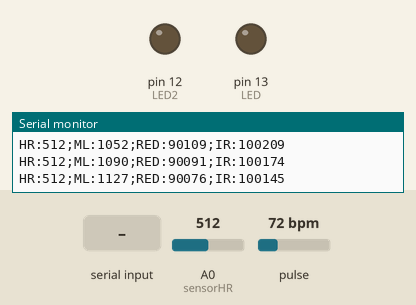
Recording of a sketch running on a simulated Arduino Uno, built with avr-gcc and run on an emulated ATmega328P. Shown: output pins drawn as LEDs (lit = HIGH), the last lines printed to the serial monitor. The test bench sets the inputs (shaded band); at power-on: A0 (sensorHR) = 512, pulse 72 bpm.

Above: at 1.2 s.
1.3 s: "30,150\n" received over Serial
At 2.1 s:
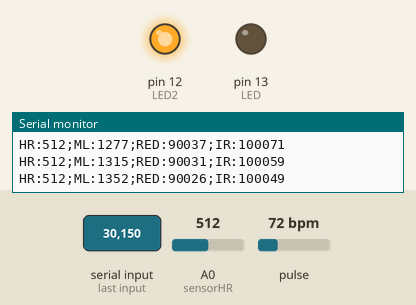
At 3.2 s:
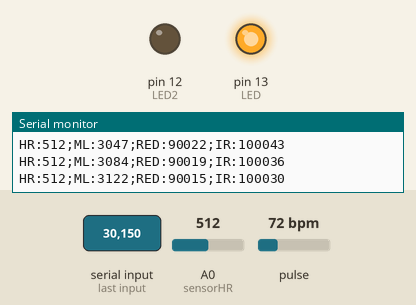
3.8 s: A0 (sensorHR) set to 11
5.3 s: A0 (sensorHR) set to 8
8.3 s: "90,45\n" received over Serial
At 9.3 s:
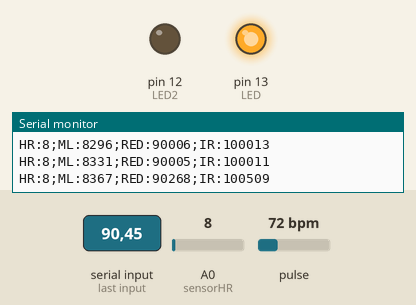
Timing chart, 0 to 11.3 s (numbered marks = the images above; inputs shaded):
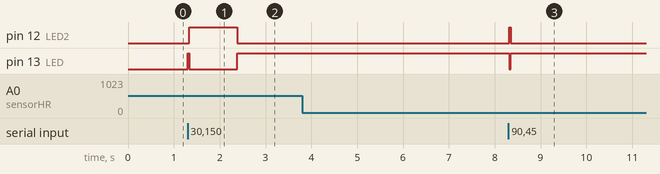

Measured:
- after the input at 1.3 s, pin 12 (LED2): LOW → HIGH at once, → LOW 1.0 s later; pin 13 (LED): LOW → HIGH at once, → LOW 0.04 s later, → HIGH 1.0 s later
- after the input at 8.3 s, pin 12 (LED2): LOW → HIGH at once, → LOW 0.04 s later; pin 13 (LED): HIGH → LOW at once, → HIGH 0.04 s later

The sketch:

CODIGO_ARDUINO.ino
```cpp
#include <Wire.h>
#include "MAX30105.h"
#define LED 13
#define LED2 12

MAX30105 particleSensor;
uint32_t redBuffer;
uint32_t irBuffer;
int hrBuffer;
String dataToSend;
int sensorHR;

int mssg;
long milis;
void setup() {
  pinMode(LED, OUTPUT);
  pinMode(LED2, OUTPUT);
  Serial.begin(9600); // initialize serial communication at 115200 bits per second:
  dataToSend.reserve(100);
  sensorHR=0;
  // Initialize sensor
  while (!particleSensor.begin(Wire, I2C_SPEED_FAST)) //Use default I2C port, 400kHz speed
  {
    Serial.println(F("MAX30102 was not found. Please check wiring/power."));
  }
   byte ledBrightness = 60; //Options: 0=Off to 255=50mA
  byte sampleAverage = 4; //Options: 1, 2, 4, 8, 16, 32
  byte ledMode = 2; //Options: 1 = Red only, 2 = Red + IR, 3 = Red + IR + Green
  byte sampleRate = 100; //Options: 50, 100, 200, 400, 800, 1000, 1600, 3200
  int pulseWidth = 411; //Options: 69, 118, 215, 411
  int adcRange = 4096; //Options: 2048, 4096, 8192, 16384
  particleSensor.setup(ledBrightness, sampleAverage, ledMode, sampleRate, pulseWidth, adcRange); //Configure sensor with these settings
}

void loop() {
  while (particleSensor.available() == false) //do we have new data?
      particleSensor.check();
   redBuffer = particleSensor.getRed();
   irBuffer = particleSensor.getIR();
   hrBuffer = analogRead(sensorHR);
   milis=millis();
   dataToSend="HR:";
   dataToSend+=hrBuffer;
   dataToSend+=";ML:";
   dataToSend+=milis;
   dataToSend+=";RED:";
   dataToSend+=redBuffer;
   dataToSend+=";IR:";
   dataToSend+=irBuffer;
   Serial.println(dataToSend);
   //Serial.println(hrBuffer);
   if (Serial.available() > 0)
   {
     mssg = Serial.parseInt(); //Leemos el serial
     if(mssg < 90)
      {
         digitalWrite(13, HIGH); //si entra una 'e' encendemos el LED
         digitalWrite(12,LOW);
      }
      else if(mssg >= 90 )
      {
         digitalWrite(13, LOW); //si entra una 'a' apagamos el LED
         digitalWrite(12,HIGH);
      }
   }
}
```
